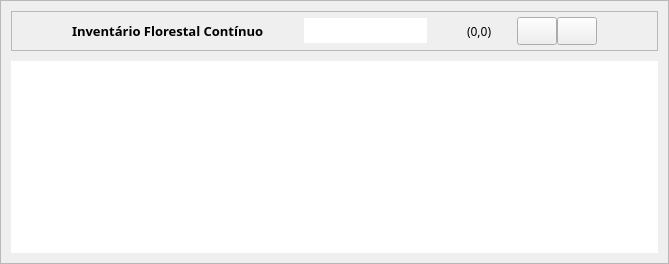
                <widget class="QWidget" name="ifc">
                 <layout class="QHBoxLayout" name="horizontalLayout_15">
                  <property name="spacing">
                   <number>0</number>
                  </property>
                  <property name="leftMargin">
                   <number>0</number>
                  </property>
                  <property name="topMargin">
                   <number>0</number>
                  </property>
                  <property name="rightMargin">
                   <number>0</number>
                  </property>
                  <property name="bottomMargin">
                   <number>0</number>
                  </property>
                  <item>
                   <widget class="QFrame" name="frame_56">
                    <property name="sizePolicy">
                     <sizepolicy hsizetype="Expanding" vsizetype="Preferred">
                      <horstretch>0</horstretch>
                      <verstretch>0</verstretch>
                     </sizepolicy>
                    </property>
                    <property name="minimumSize">
                     <size>
                      <width>0</width>
                      <height>0</height>
                     </size>
                    </property>
                    <property name="frameShape">
                     <enum>QFrame::StyledPanel</enum>
                    </property>
                    <property name="frameShadow">
                     <enum>QFrame::Raised</enum>
                    </property>
                    <layout class="QVBoxLayout" name="verticalLayout_22">
                     <property name="spacing">
                      <number>10</number>
                     </property>
                     <property name="leftMargin">
                      <number>10</number>
                     </property>
                     <property name="topMargin">
                      <number>10</number>
                     </property>
                     <property name="rightMargin">
                      <number>10</number>
                     </property>
                     <property name="bottomMargin">
                      <number>10</number>
                     </property>
                     <item>
                      <widget class="QFrame" name="frame_12">
                       <property name="minimumSize">
                        <size>
                         <width>0</width>
                         <height>40</height>
                        </size>
                       </property>
                       <property name="frameShape">
                        <enum>QFrame::StyledPanel</enum>
                       </property>
                       <property name="frameShadow">
                        <enum>QFrame::Raised</enum>
                       </property>
                       <layout class="QHBoxLayout" name="horizontalLayout_27">
                        <property name="spacing">
                         <number>0</number>
                        </property>
                        <property name="leftMargin">
                         <number>60</number>
                        </property>
                        <property name="topMargin">
                         <number>0</number>
                        </property>
                        <property name="rightMargin">
                         <number>60</number>
                        </property>
                        <property name="bottomMargin">
                         <number>0</number>
                        </property>
                        <item>
                         <widget class="QLabel" name="label_109">
                          <property name="font">
                           <font>
                            <family>Poppins SemiBold</family>
                            <pointsize>10</pointsize>
                            <weight>75</weight>
                            <bold>true</bold>
                           </font>
                          </property>
                          <property name="text">
                           <string>Inventário Florestal Contínuo</string>
                          </property>
                         </widget>
                        </item>
                        <item>
                         <spacer name="horizontalSpacer_10">
                          <property name="orientation">
                           <enum>Qt::Horizontal</enum>
                          </property>
                          <property name="sizeHint" stdset="0">
                           <size>
                            <width>40</width>
                            <height>20</height>
                           </size>
                          </property>
                         </spacer>
                        </item>
                        <item>
                         <widget class="QLineEdit" name="search_2">
                          <property name="minimumSize">
                           <size>
                            <width>0</width>
                            <height>25</height>
                           </size>
                          </property>
                          <property name="maximumSize">
                           <size>
                            <width>220</width>
                            <height>16777215</height>
                           </size>
                          </property>
                          <property name="font">
                           <font>
                            <family>Poppins</family>
                            <pointsize>10</pointsize>
                           </font>
                          </property>
                          <property name="frame">
                           <bool>false</bool>
                          </property>
                         </widget>
                        </item>
                        <item>
                         <spacer name="horizontalSpacer_13">
                          <property name="orientation">
                           <enum>Qt::Horizontal</enum>
                          </property>
                          <property name="sizeHint" stdset="0">
                           <size>
                            <width>40</width>
                            <height>20</height>
                           </size>
                          </property>
                         </spacer>
                        </item>
                        <item>
                         <widget class="QLabel" name="label_4">
                          <property name="font">
                           <font>
                            <family>Poppins Medium</family>
                           </font>
                          </property>
                          <property name="text">
                           <string>(0,0)</string>
                          </property>
                         </widget>
                        </item>
                        <item>
                         <spacer name="horizontalSpacer_9">
                          <property name="orientation">
                           <enum>Qt::Horizontal</enum>
                          </property>
                          <property name="sizeType">
                           <enum>QSizePolicy::Fixed</enum>
                          </property>
                          <property name="sizeHint" stdset="0">
                           <size>
                            <width>25</width>
                            <height>20</height>
                           </size>
                          </property>
                         </spacer>
                        </item>
                        <item>
                         <widget class="QPushButton" name="button_open_1">
                          <property name="minimumSize">
                           <size>
                            <width>26</width>
                            <height>28</height>
                           </size>
                          </property>
                          <property name="text">
                           <string/>
                          </property>
                         </widget>
                        </item>
                        <item>
                         <widget class="QPushButton" name="r_3">
                          <property name="minimumSize">
                           <size>
                            <width>26</width>
                            <height>28</height>
                           </size>
                          </property>
                          <property name="text">
                           <string/>
                          </property>
                         </widget>
                        </item>
                       </layout>
                      </widget>
                     </item>
                     <item>
                      <widget class="QTableWidget" name="tab_1">
                       <property name="minimumSize">
                        <size>
                         <width>0</width>
                         <height>0</height>
                        </size>
                       </property>
                       <property name="font">
                        <font>
                         <family>Poppins SemiBold</family>
                         <pointsize>8</pointsize>
                         <weight>75</weight>
                         <bold>true</bold>
                        </font>
                       </property>
                       <property name="styleSheet">
                        <string notr="true"/>
                       </property>
                       <property name="frameShape">
                        <enum>QFrame::NoFrame</enum>
                       </property>
                       <property name="frameShadow">
                        <enum>QFrame::Plain</enum>
                       </property>
                       <property name="lineWidth">
                        <number>10</number>
                       </property>
                       <property name="midLineWidth">
                        <number>0</number>
                       </property>
                       <property name="sortingEnabled">
                        <bool>true</bool>
                       </property>
                       <attribute name="horizontalHeaderDefaultSectionSize">
                        <number>150</number>
                       </attribute>
                       <attribute name="horizontalHeaderMinimumSectionSize">
                        <number>50</number>
                       </attribute>
                       <attribute name="verticalHeaderVisible">
                        <bool>false</bool>
                       </attribute>
                       <attribute name="verticalHeaderDefaultSectionSize">
                        <number>80</number>
                       </attribute>
                       <attribute name="verticalHeaderMinimumSectionSize">
                        <number>40</number>
                       </attribute>
                      </widget>
                     </item>
                    </layout>
                   </widget>
                  </item>
                 </layout>
                </widget>
